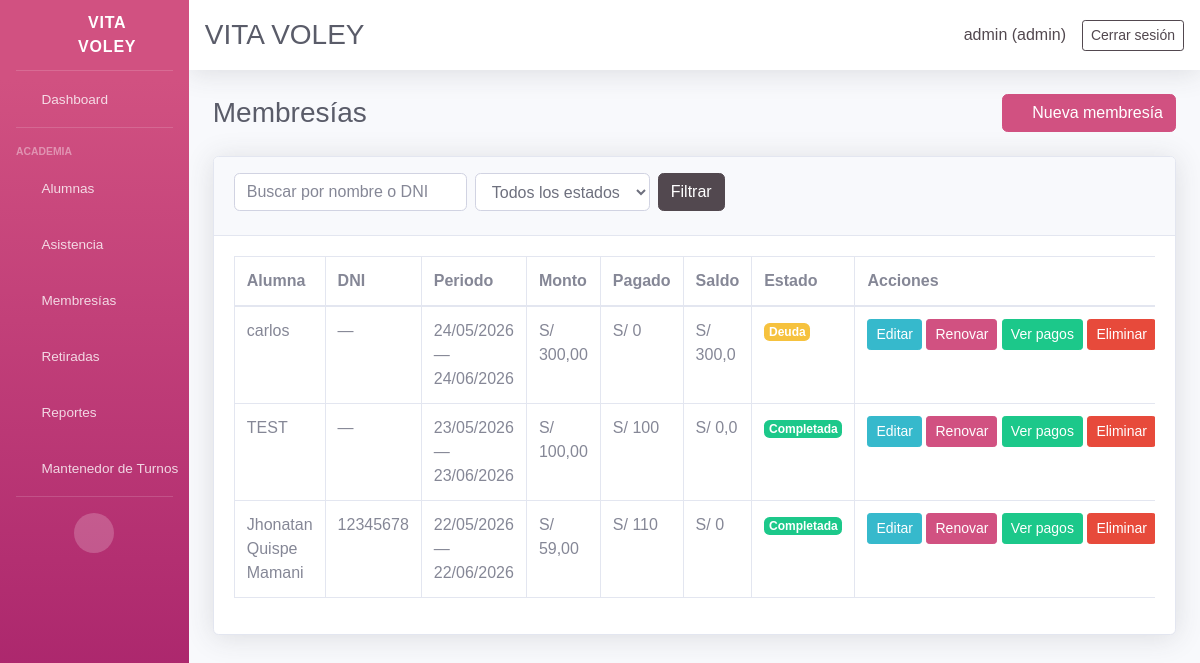
The app's page /memberships/ (signed in), older data.
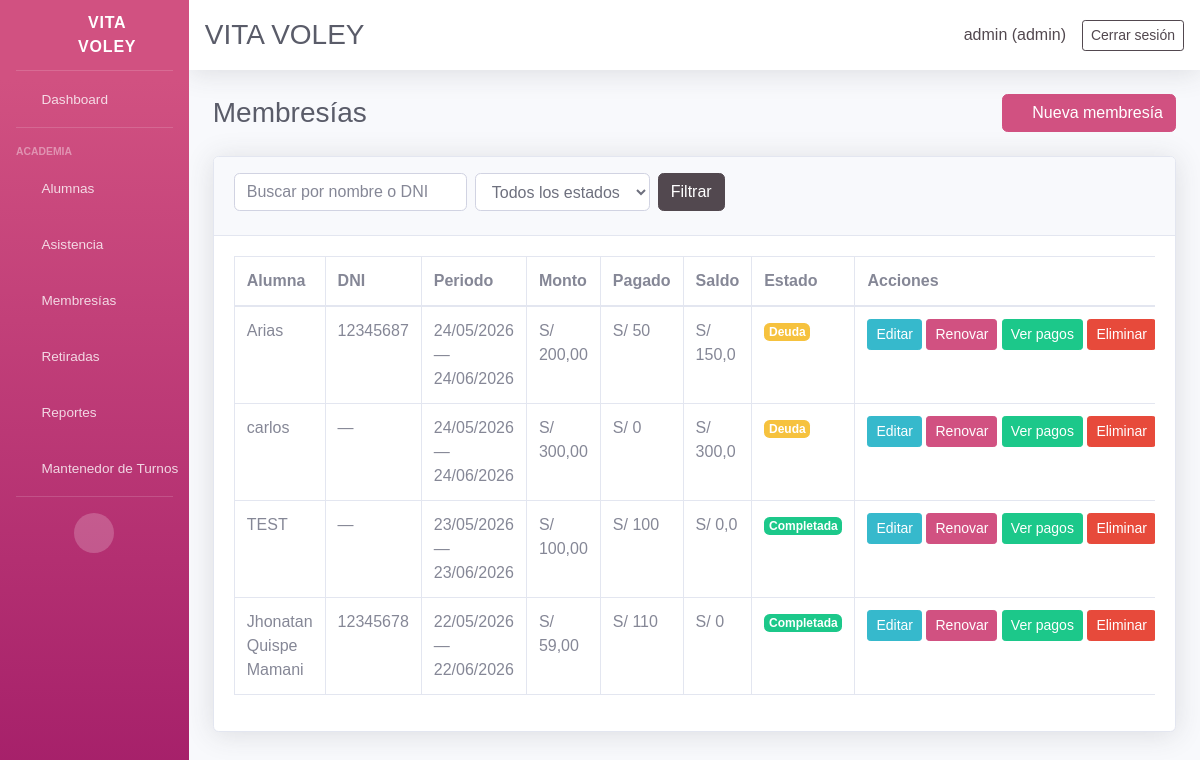
The same page, newer data.
### core/models.py (models this page shows, shortened)
class Membership(models.Model):
    student = models.ForeignKey(Student, on_delete=models.CASCADE, related_name='memberships')
    start_date = models.DateField()
    end_date = models.DateField()
    amount_due = models.DecimalField(max_digits=10, decimal_places=2, default=0)
    status = models.CharField(max_length=20, choices=MEMBERSHIP_STATUS_CHOICES, default='debt')
    renewed_from = models.ForeignKey(
        'self',
        on_delete=models.SET_NULL,
        blank=True,
        null=True,
        related_name='renewals',
    )
    notes = models.TextField(blank=True, null=True)
    created_at = models.DateTimeField(auto_now_add=True)
    class Meta:
        ordering = ['-start_date', '-created_at']
    @property
    def paid_total(self):
        return self.payments.aggregate(total=models.Sum('amount'))['total'] or 0
    @property
    def balance(self):
        return max(float(self.amount_due) - float(self.paid_total), 0)

class Student(models.Model):
    ENROLLMENT_STATUS_CHOICES = ENROLLMENT_STATUS_CHOICES
    name = models.CharField(max_length=120)
    age = models.PositiveSmallIntegerField(blank=True, null=True)
    dni = models.CharField(max_length=15, blank=True, null=True)
    email = models.EmailField(blank=True, null=True)
    contact = models.CharField(max_length=200, blank=True, null=True)
    guardian = models.CharField(max_length=120, blank=True, null=True)
    address = models.TextField(blank=True, null=True)
    shift = models.ForeignKey(Shift, on_delete=models.PROTECT, blank=True, null=True, related_name='students')
    enrollment_status = models.CharField(max_length=10, choices=ENROLLMENT_STATUS_CHOICES, default='active')
    retired = models.BooleanField(default=False)
    retired_reason = models.TextField(blank=True, null=True)
    retired_at = models.DateField(blank=True, null=True)
    monthly_fee = models.DecimalField(max_digits=10, decimal_places=2, blank=True, null=True)
    enrollment_date = models.DateField(blank=True, null=True)
    membership_start = models.DateField(blank=True, null=True, verbose_name='Inicio de membresía')
    membership_end = models.DateField(blank=True, null=True, verbose_name='Fin de membresía')
    birth_date = models.DateField(blank=True, null=True)
    attendance_days = models.JSONField(default=list, blank=True)
    created_at = models.DateTimeField(auto_now_add=True)
    class Meta:
        ordering = ['name']
    @property
    def active(self):
        return not self.retired and self.enrollment_status == 'active'

### core/views_membership.py (the view)
# urls.py: path('memberships/', views_membership.membership_list, name='memberships_list'),
@login_required(login_url='login')
def membership_list(request):
    status_filter = request.GET.get('status', '')
    query = request.GET.get('q', '').strip()
    memberships = _membership_queryset()
    if status_filter in ('debt', 'completed'):
        memberships = memberships.filter(status=status_filter)
    if query:
        memberships = memberships.filter(
            Q(student__name__icontains=query)
            | Q(student__dni__icontains=query)
        )
    return render(request, 'core/memberships/list.html', {
        'memberships': memberships,
        'query': query,
        'status_filter': status_filter,
        'is_secretary': _is_secretary(request.user),
    })

### core/context_processors.py (called while the page is built, shortened)
def user_role_context(request):
    user_role = None
    is_admin = False
    is_secretary = False
    if request.user.is_authenticated:
        if request.user.is_superuser:
            user_role = 'admin'
            is_admin = True
    return {
        'user_role': user_role,
        'is_admin': is_admin,
        'is_secretary': is_secretary,
    }

### core/views.py (called while the page is built)
def get_user_role(user):
    if not user.is_authenticated:
        return None
    if user.is_superuser:
        return 'admin'
    profile = getattr(user, 'userprofile', None)
    if profile is not None:
        return profile.role
    return 'secretary'

### core/views_membership.py (called while the page is built)
def _membership_queryset():
    return Membership.objects.select_related('student', 'student__shift').order_by('-start_date', '-created_at')

def _is_secretary(user):
    return get_user_role(user) == 'secretary'

### core/templates/core/memberships/list.html (shortened to what this page needs)
{% extends 'core/base.html' %}
{% block content %}
<div class="d-sm-flex align-items-center justify-content-between mb-4">
    <h1 class="h3 mb-0 text-gray-800">Membresías</h1>
    <a class="btn btn-primary" href="{% url 'membership_add' %}"><i class="fas fa-plus"></i> Nueva membresía</a>
</div>
<div class="card shadow mb-4">
    <div class="card-header py-3">
        <form method="get" class="form-inline flex-wrap">
            <input type="search" name="q" value="{{ query }}" class="form-control mr-2 mb-2" placeholder="Buscar por nombre o DNI">
            <select name="status" class="form-control mr-2 mb-2">
                <option value="">Todos los estados</option>
            </select>
            <button class="btn btn-secondary mb-2" type="submit">Filtrar</button>
        </form>
    </div>
    <div class="card-body">
        <div class="table-responsive">
            <table class="table table-bordered">
                <thead>
                    <tr>
                        <th>Alumna</th>
                        <th>DNI</th>
                        <th>Periodo</th>
                        <th>Monto</th>
                        <th>Pagado</th>
                        <th>Saldo</th>
                        <th>Estado</th>
                        <th>Acciones</th>
                    </tr>
                </thead>
                <tbody>
                    {% for m in memberships %}
                    <tr>
                        <td>{{ m.student.name }}</td>
                        <td>{{ m.student.dni|default:"—" }}</td>
                        <td>{{ m.start_date|date:"d/m/Y" }} — {{ m.end_date|date:"d/m/Y" }}</td>
                        <td>S/ {{ m.amount_due }}</td>
                        <td>S/ {{ m.paid_total }}</td>
                        <td>S/ {{ m.balance }}</td>
                        <td>
                            {% if m.status == 'completed' %}
                            <span class="badge badge-success">Completada</span>
                            {% else %}
                            <span class="badge badge-warning">Deuda</span>
                            {% endif %}
                        </td>
                        <td class="text-nowrap">
                            <a class="btn btn-sm btn-info" href="{% url 'membership_edit' m.id %}">Editar</a>
                            <a class="btn btn-sm btn-primary" href="{% url 'membership_renew' m.id %}">Renovar</a>
                            <a class="btn btn-sm btn-success" href="{% url 'membership_payments' m.id %}">Ver pagos</a>
                            {% if not is_secretary %}
                            <form method="post" action="{% url 'membership_delete' m.id %}" class="d-inline" onsubmit="return confirm('¿Eliminar esta membresía y sus pagos?');">
                                <button class="btn btn-sm btn-danger" type="submit">Eliminar</button>
                            </form>
                            {% endif %}
                        </td>
                    </tr>
                    {% empty %}
                    <tr><td colspan="8">No hay membresías registradas.</td></tr>
                    {% endfor %}
                </tbody>
            </table>
        </div>
    </div>
</div>
{% endblock %}

### core/templates/core/base.html (shortened to what this page needs)
{% load static %}
<!DOCTYPE html>
<html lang="es">
<head>
    <link href="{% static 'vendor/fontawesome-free/css/all.min.css' %}" rel="stylesheet" type="text/css">
    <link href="{% static 'vendor/bootstrap/css/bootstrap.min.css' %}" rel="stylesheet" type="text/css">
    <link href="{% static 'css/sb-admin-2.min.css' %}" rel="stylesheet">
</head>
<body id="page-top">
<div id="wrapper">
    {% if user.is_authenticated %}
        {% include 'core/panel.html' %}
        <div id="content-wrapper" class="d-flex flex-column">
            <div id="content">
                {% include 'core/header.html' %}
                <div class="container-fluid">
    {% else %}
                <div class="container py-4">
    {% endif %}
                    {% block content %}{% endblock %}
    {% if user.is_authenticated %}
                </div>
            </div>
        </div>
    {% else %}
                </div>
    {% endif %}
</div>
</body>
</html>

### core/templates/core/panel.html (shortened to what this page needs)
<ul class="navbar-nav bg-gradient-primary sidebar sidebar-dark accordion" id="accordionSidebar">
    <a class="sidebar-brand d-flex align-items-center justify-content-center" href="{% url 'dashboard' %}">
        <div class="sidebar-brand-icon rotate-n-15">
            <i class="fas fa-volleyball-ball"></i>
        </div>
        <div class="sidebar-brand-text mx-3">VITA VOLEY</div>
    </a>
    <hr class="sidebar-divider my-0">
    <li class="nav-item">
        <a class="nav-link" href="{% url 'dashboard' %}">
            <i class="fas fa-fw fa-tachometer-alt"></i>
            <span>Dashboard</span>
        </a>
    </li>
    <hr class="sidebar-divider">
    <div class="sidebar-heading">Academia</div>
    <li class="nav-item">
        <a class="nav-link" href="{% url 'students_list' %}">
            <i class="fas fa-fw fa-users"></i>
            <span>Alumnas</span>
        </a>
    </li>
    <li class="nav-item">
        <a class="nav-link" href="{% url 'attendance' %}">
            <i class="fas fa-fw fa-calendar-check"></i>
            <span>Asistencia</span>
        </a>
    </li>
    <li class="nav-item">
        <a class="nav-link collapsed" href="#" data-toggle="collapse" data-target="#collapseMemberships"
           aria-expanded="false" aria-controls="collapseMemberships">
            <i class="fas fa-fw fa-id-card"></i>
            <span>Membresías</span>
        </a>
    </li>
    <li class="nav-item">
        <a class="nav-link" href="{% url 'retired_list' %}">
            <i class="fas fa-fw fa-user-slash"></i>
            <span>Retiradas</span>
        </a>
    </li>
    <li class="nav-item">
        <a class="nav-link" href="{% url 'reports' %}">
            <i class="fas fa-fw fa-file-download"></i>
            <span>Reportes</span>
        </a>
    </li>
    {% if is_admin %}
    <li class="nav-item">
        <a class="nav-link" href="{% url 'shifts_list' %}">
            <i class="fas fa-fw fa-exchange-alt"></i>
            <span>Mantenedor de Turnos</span>
        </a>
    </li>
    {% endif %}
    <hr class="sidebar-divider d-none d-md-block">
    <div class="text-center d-none d-md-inline">
        <button class="rounded-circle border-0" id="sidebarToggle"></button>
    </div>
</ul>

### core/templates/core/header.html (shortened to what this page needs)
<nav class="navbar navbar-expand navbar-light bg-white topbar mb-4 static-top shadow">
    <div class="d-flex align-items-center w-100 justify-content-between">
        <h1 class="h3 mb-0 text-gray-800">VITA VOLEY</h1>
        {% if user.is_authenticated %}
        <div class="d-flex align-items-center">
            <span class="mr-3 text-secondary">{{ request.user.username }} ({{ user_role|default:'Usuario' }})</span>
            <a href="{% url 'logout' %}" class="btn btn-sm btn-outline-secondary">Cerrar sesión</a>
        </div>
        {% endif %}
    </div>
</nav>

Row changes from the older to the newer data that the page shows:
added Membership: student.name "Arias", student.dni "12345687", start_date "24/05/2026", end_date "24/06/2026", amount_due "200,00", paid_total "50", balance "150,0", status "Deuda"
